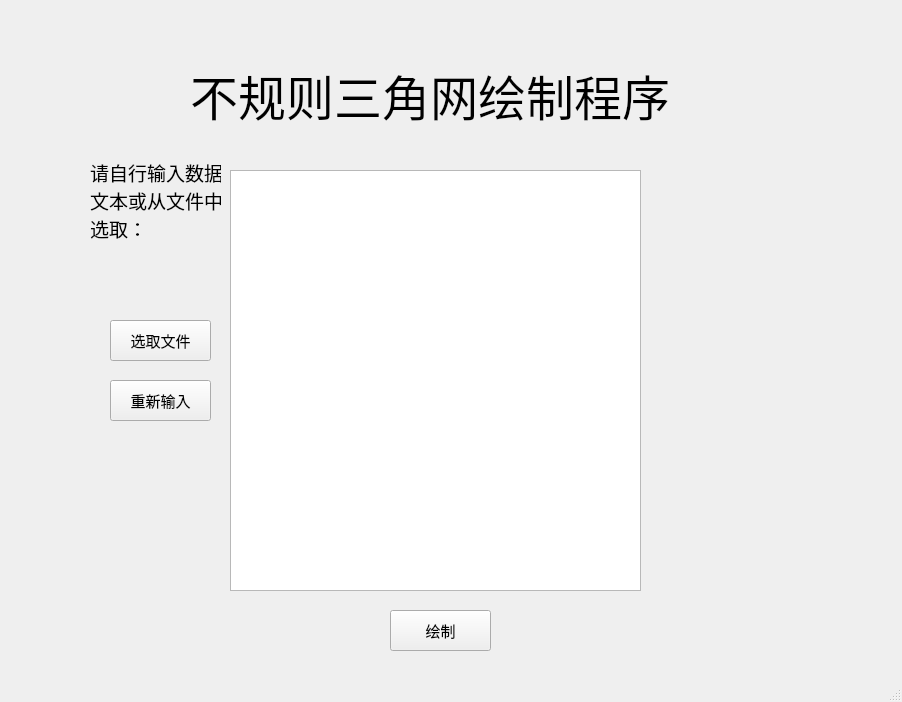
<?xml version="1.0" encoding="UTF-8"?>
<ui version="4.0">
 <class>draw_dlg</class>
 <widget class="QMainWindow" name="draw_dlg">
  <property name="geometry">
   <rect>
    <x>0</x>
    <y>0</y>
    <width>902</width>
    <height>702</height>
   </rect>
  </property>
  <property name="windowTitle">
   <string>draw_dlg</string>
  </property>
  <widget class="QWidget" name="centralwidget">
   <widget class="QLabel" name="label">
    <property name="geometry">
     <rect>
      <x>190</x>
      <y>30</y>
      <width>481</width>
      <height>131</height>
     </rect>
    </property>
    <property name="font">
     <font>
      <family>楷体</family>
      <pointsize>36</pointsize>
     </font>
    </property>
    <property name="text">
     <string>不规则三角网绘制程序</string>
    </property>
   </widget>
   <widget class="QTextEdit" name="textEdit">
    <property name="geometry">
     <rect>
      <x>230</x>
      <y>170</y>
      <width>411</width>
      <height>421</height>
     </rect>
    </property>
   </widget>
   <widget class="QLabel" name="label_2">
    <property name="geometry">
     <rect>
      <x>90</x>
      <y>160</y>
      <width>131</width>
      <height>81</height>
     </rect>
    </property>
    <property name="font">
     <font>
      <family>仿宋</family>
      <pointsize>14</pointsize>
     </font>
    </property>
    <property name="text">
     <string>请自行输入数据
文本或从文件中
选取：</string>
    </property>
   </widget>
   <widget class="QPushButton" name="pushButton">
    <property name="geometry">
     <rect>
      <x>110</x>
      <y>320</y>
      <width>101</width>
      <height>41</height>
     </rect>
    </property>
    <property name="font">
     <font>
      <family>等线</family>
      <pointsize>11</pointsize>
     </font>
    </property>
    <property name="text">
     <string>选取文件</string>
    </property>
   </widget>
   <widget class="QPushButton" name="pushButton_2">
    <property name="geometry">
     <rect>
      <x>390</x>
      <y>610</y>
      <width>101</width>
      <height>41</height>
     </rect>
    </property>
    <property name="font">
     <font>
      <family>等线</family>
      <pointsize>11</pointsize>
     </font>
    </property>
    <property name="text">
     <string>绘制</string>
    </property>
   </widget>
   <widget class="QPushButton" name="pushButton_3">
    <property name="geometry">
     <rect>
      <x>110</x>
      <y>380</y>
      <width>101</width>
      <height>41</height>
     </rect>
    </property>
    <property name="font">
     <font>
      <family>等线</family>
      <pointsize>11</pointsize>
     </font>
    </property>
    <property name="text">
     <string>重新输入</string>
    </property>
   </widget>
  </widget>
  <widget class="QMenuBar" name="menubar">
   <property name="geometry">
    <rect>
     <x>0</x>
     <y>0</y>
     <width>902</width>
     <height>22</height>
    </rect>
   </property>
  </widget>
  <widget class="QStatusBar" name="statusbar"/>
 </widget>
 <resources/>
 <connections/>
</ui>
